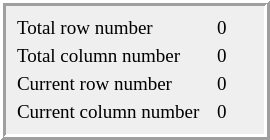
           <widget class="QFrame" name="frame">
            <property name="minimumSize">
             <size>
              <width>270</width>
              <height>130</height>
             </size>
            </property>
            <property name="frameShape">
             <enum>QFrame::Box</enum>
            </property>
            <property name="frameShadow">
             <enum>QFrame::Raised</enum>
            </property>
            <property name="lineWidth">
             <number>3</number>
            </property>
            <layout class="QGridLayout" name="gridLayout_10">
             <property name="horizontalSpacing">
              <number>16</number>
             </property>
             <property name="verticalSpacing">
              <number>6</number>
             </property>
             <item row="0" column="0">
              <widget class="QLabel" name="label_totalrow">
               <property name="font">
                <font>
                 <family>Times New Roman</family>
                 <pointsize>14</pointsize>
                </font>
               </property>
               <property name="text">
                <string>&lt;html&gt;&lt;head/&gt;&lt;body&gt;&lt;p&gt;Total row number&lt;/p&gt;&lt;/body&gt;&lt;/html&gt;</string>
               </property>
              </widget>
             </item>
             <item row="0" column="1">
              <widget class="QLabel" name="label_totalrowvalue">
               <property name="font">
                <font>
                 <family>Times New Roman</family>
                 <pointsize>14</pointsize>
                </font>
               </property>
               <property name="text">
                <string>&lt;html&gt;&lt;head/&gt;&lt;body&gt;&lt;p&gt;0&lt;/p&gt;&lt;/body&gt;&lt;/html&gt;</string>
               </property>
              </widget>
             </item>
             <item row="1" column="0">
              <widget class="QLabel" name="label_totalcolumn">
               <property name="font">
                <font>
                 <family>Times New Roman</family>
                 <pointsize>14</pointsize>
                </font>
               </property>
               <property name="text">
                <string>&lt;html&gt;&lt;head/&gt;&lt;body&gt;&lt;p&gt;Total column number&lt;/p&gt;&lt;/body&gt;&lt;/html&gt;</string>
               </property>
              </widget>
             </item>
             <item row="1" column="1">
              <widget class="QLabel" name="label_totalcolumnvalue">
               <property name="font">
                <font>
                 <family>Times New Roman</family>
                 <pointsize>14</pointsize>
                </font>
               </property>
               <property name="text">
                <string>&lt;html&gt;&lt;head/&gt;&lt;body&gt;&lt;p&gt;0&lt;/p&gt;&lt;/body&gt;&lt;/html&gt;</string>
               </property>
              </widget>
             </item>
             <item row="2" column="0">
              <widget class="QLabel" name="label_currentrow">
               <property name="font">
                <font>
                 <family>Times New Roman</family>
                 <pointsize>14</pointsize>
                </font>
               </property>
               <property name="text">
                <string>&lt;html&gt;&lt;head/&gt;&lt;body&gt;&lt;p&gt;Current row number&lt;/p&gt;&lt;/body&gt;&lt;/html&gt;</string>
               </property>
              </widget>
             </item>
             <item row="2" column="1">
              <widget class="QLabel" name="label_currentrowvalue">
               <property name="font">
                <font>
                 <family>Times New Roman</family>
                 <pointsize>14</pointsize>
                </font>
               </property>
               <property name="text">
                <string>&lt;html&gt;&lt;head/&gt;&lt;body&gt;&lt;p&gt;0&lt;/p&gt;&lt;/body&gt;&lt;/html&gt;</string>
               </property>
              </widget>
             </item>
             <item row="3" column="0">
              <widget class="QLabel" name="label_currentcolumn">
               <property name="font">
                <font>
                 <family>Times New Roman</family>
                 <pointsize>14</pointsize>
                </font>
               </property>
               <property name="text">
                <string>&lt;html&gt;&lt;head/&gt;&lt;body&gt;&lt;p&gt;Current column number&lt;/p&gt;&lt;/body&gt;&lt;/html&gt;</string>
               </property>
              </widget>
             </item>
             <item row="3" column="1">
              <widget class="QLabel" name="label_currentcolumnvalue">
               <property name="font">
                <font>
                 <family>Times New Roman</family>
                 <pointsize>14</pointsize>
                </font>
               </property>
               <property name="text">
                <string>&lt;html&gt;&lt;head/&gt;&lt;body&gt;&lt;p&gt;0&lt;/p&gt;&lt;/body&gt;&lt;/html&gt;</string>
               </property>
              </widget>
             </item>
            </layout>
           </widget>
